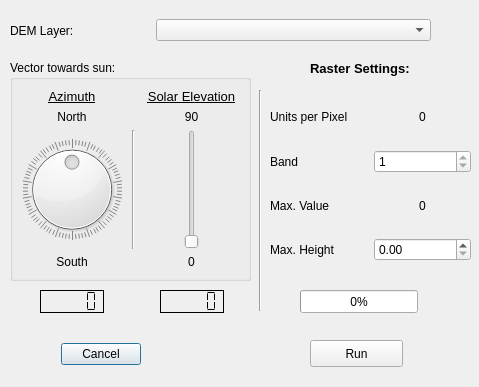
<?xml version="1.0" encoding="UTF-8"?>
<ui version="4.0">
 <class>ShadowVol</class>
 <widget class="QDialog" name="ShadowVol">
  <property name="geometry">
   <rect>
    <x>0</x>
    <y>0</y>
    <width>479</width>
    <height>387</height>
   </rect>
  </property>
  <property name="sizePolicy">
   <sizepolicy hsizetype="Preferred" vsizetype="Preferred">
    <horstretch>0</horstretch>
    <verstretch>0</verstretch>
   </sizepolicy>
  </property>
  <property name="minimumSize">
   <size>
    <width>0</width>
    <height>250</height>
   </size>
  </property>
  <property name="windowTitle">
   <string>ShadowVol</string>
  </property>
  <widget class="QWidget" name="horizontalLayoutWidget">
   <property name="geometry">
    <rect>
     <x>10</x>
     <y>10</y>
     <width>421</width>
     <height>41</height>
    </rect>
   </property>
   <layout class="QHBoxLayout" name="horizontalLayout">
    <item>
     <widget class="QLabel" name="layer_prompt">
      <property name="text">
       <string>DEM Layer:</string>
      </property>
     </widget>
    </item>
    <item>
     <widget class="QComboBox" name="comboBox">
      <property name="minimumSize">
       <size>
        <width>275</width>
        <height>0</height>
       </size>
      </property>
     </widget>
    </item>
   </layout>
  </widget>
  <widget class="QWidget" name="horizontalLayoutWidget_2">
   <property name="geometry">
    <rect>
     <x>10</x>
     <y>340</y>
     <width>181</width>
     <height>29</height>
    </rect>
   </property>
   <layout class="QHBoxLayout" name="horizontalLayout_2">
    <property name="bottomMargin">
     <number>0</number>
    </property>
    <item>
     <widget class="QDialogButtonBox" name="buttonBox">
      <property name="sizePolicy">
       <sizepolicy hsizetype="Minimum" vsizetype="Fixed">
        <horstretch>0</horstretch>
        <verstretch>0</verstretch>
       </sizepolicy>
      </property>
      <property name="layoutDirection">
       <enum>Qt::LeftToRight</enum>
      </property>
      <property name="orientation">
       <enum>Qt::Horizontal</enum>
      </property>
      <property name="standardButtons">
       <set>QDialogButtonBox::Cancel</set>
      </property>
      <property name="centerButtons">
       <bool>true</bool>
      </property>
     </widget>
    </item>
   </layout>
  </widget>
  <widget class="QGroupBox" name="groupBox">
   <property name="geometry">
    <rect>
     <x>10</x>
     <y>60</y>
     <width>241</width>
     <height>221</height>
    </rect>
   </property>
   <property name="title">
    <string>Vector towards sun:</string>
   </property>
   <layout class="QGridLayout" name="gridLayout">
    <item row="1" column="0">
     <widget class="QLabel" name="label_4">
      <property name="text">
       <string>North</string>
      </property>
      <property name="alignment">
       <set>Qt::AlignCenter</set>
      </property>
     </widget>
    </item>
    <item row="3" column="0">
     <widget class="QLabel" name="label_8">
      <property name="text">
       <string>South</string>
      </property>
      <property name="alignment">
       <set>Qt::AlignCenter</set>
      </property>
     </widget>
    </item>
    <item row="2" column="8">
     <widget class="QSlider" name="solarElevation">
      <property name="sizePolicy">
       <sizepolicy hsizetype="Expanding" vsizetype="Expanding">
        <horstretch>0</horstretch>
        <verstretch>0</verstretch>
       </sizepolicy>
      </property>
      <property name="orientation">
       <enum>Qt::Vertical</enum>
      </property>
     </widget>
    </item>
    <item row="3" column="8">
     <widget class="QLabel" name="label_9">
      <property name="text">
       <string>0</string>
      </property>
      <property name="alignment">
       <set>Qt::AlignCenter</set>
      </property>
     </widget>
    </item>
    <item row="1" column="8">
     <widget class="QLabel" name="label_6">
      <property name="text">
       <string>90</string>
      </property>
      <property name="alignment">
       <set>Qt::AlignCenter</set>
      </property>
     </widget>
    </item>
    <item row="0" column="0">
     <widget class="QLabel" name="label_10">
      <property name="text">
       <string>&lt;!DOCTYPE HTML PUBLIC &quot;-//W3C//DTD HTML 4.0//EN&quot; &quot;http://www.w3.org/TR/REC-html40/strict.dtd&quot;&gt;
&lt;html&gt;&lt;head&gt;&lt;meta name=&quot;qrichtext&quot; content=&quot;1&quot; /&gt;&lt;style type=&quot;text/css&quot;&gt;
p, li { white-space: pre-wrap; }
&lt;/style&gt;&lt;/head&gt;&lt;body style=&quot; font-family:'Sans'; font-size:10pt; font-weight:400; font-style:normal;&quot;&gt;
&lt;p style=&quot; margin-top:0px; margin-bottom:0px; margin-left:0px; margin-right:0px; -qt-block-indent:0; text-indent:0px;&quot;&gt;&lt;span style=&quot; text-decoration: underline;&quot;&gt;Azimuth&lt;/span&gt;&lt;/p&gt;&lt;/body&gt;&lt;/html&gt;</string>
      </property>
      <property name="alignment">
       <set>Qt::AlignCenter</set>
      </property>
     </widget>
    </item>
    <item row="0" column="8">
     <widget class="QLabel" name="label_11">
      <property name="text">
       <string>&lt;!DOCTYPE HTML PUBLIC &quot;-//W3C//DTD HTML 4.0//EN&quot; &quot;http://www.w3.org/TR/REC-html40/strict.dtd&quot;&gt;
&lt;html&gt;&lt;head&gt;&lt;meta name=&quot;qrichtext&quot; content=&quot;1&quot; /&gt;&lt;style type=&quot;text/css&quot;&gt;
p, li { white-space: pre-wrap; }
&lt;/style&gt;&lt;/head&gt;&lt;body style=&quot; font-family:'Sans'; font-size:10pt; font-weight:400; font-style:normal;&quot;&gt;
&lt;p style=&quot; margin-top:0px; margin-bottom:0px; margin-left:0px; margin-right:0px; -qt-block-indent:0; text-indent:0px;&quot;&gt;&lt;span style=&quot; text-decoration: underline;&quot;&gt;Solar Elevation&lt;/span&gt;&lt;/p&gt;&lt;/body&gt;&lt;/html&gt;</string>
      </property>
      <property name="textFormat">
       <enum>Qt::RichText</enum>
      </property>
      <property name="alignment">
       <set>Qt::AlignCenter</set>
      </property>
     </widget>
    </item>
    <item row="2" column="2">
     <widget class="Line" name="line_2">
      <property name="sizePolicy">
       <sizepolicy hsizetype="Fixed" vsizetype="Minimum">
        <horstretch>10</horstretch>
        <verstretch>0</verstretch>
       </sizepolicy>
      </property>
      <property name="minimumSize">
       <size>
        <width>10</width>
        <height>80</height>
       </size>
      </property>
      <property name="orientation">
       <enum>Qt::Vertical</enum>
      </property>
     </widget>
    </item>
    <item row="2" column="0">
     <widget class="QDial" name="azimuth">
      <property name="minimum">
       <number>-180</number>
      </property>
      <property name="maximum">
       <number>180</number>
      </property>
      <property name="pageStep">
       <number>10</number>
      </property>
      <property name="value">
       <number>0</number>
      </property>
      <property name="sliderPosition">
       <number>0</number>
      </property>
      <property name="orientation">
       <enum>Qt::Vertical</enum>
      </property>
      <property name="invertedAppearance">
       <bool>false</bool>
      </property>
      <property name="invertedControls">
       <bool>false</bool>
      </property>
      <property name="wrapping">
       <bool>true</bool>
      </property>
      <property name="notchesVisible">
       <bool>true</bool>
      </property>
     </widget>
    </item>
   </layout>
  </widget>
  <widget class="QLabel" name="label_2">
   <property name="geometry">
    <rect>
     <x>310</x>
     <y>60</y>
     <width>121</width>
     <height>17</height>
    </rect>
   </property>
   <property name="text">
    <string>&lt;!DOCTYPE HTML PUBLIC &quot;-//W3C//DTD HTML 4.0//EN&quot; &quot;http://www.w3.org/TR/REC-html40/strict.dtd&quot;&gt;
&lt;html&gt;&lt;head&gt;&lt;meta name=&quot;qrichtext&quot; content=&quot;1&quot; /&gt;&lt;style type=&quot;text/css&quot;&gt;
p, li { white-space: pre-wrap; }
&lt;/style&gt;&lt;/head&gt;&lt;body style=&quot; font-family:'Sans'; font-size:10pt; font-weight:400; font-style:normal;&quot;&gt;
&lt;p style=&quot; margin-top:0px; margin-bottom:0px; margin-left:0px; margin-right:0px; -qt-block-indent:0; text-indent:0px;&quot;&gt;&lt;span style=&quot; font-weight:600;&quot;&gt;Raster Settings:&lt;/span&gt;&lt;/p&gt;&lt;/body&gt;&lt;/html&gt;</string>
   </property>
   <property name="textFormat">
    <enum>Qt::RichText</enum>
   </property>
  </widget>
  <widget class="Line" name="line">
   <property name="geometry">
    <rect>
     <x>250</x>
     <y>90</y>
     <width>20</width>
     <height>221</height>
    </rect>
   </property>
   <property name="sizePolicy">
    <sizepolicy hsizetype="Fixed" vsizetype="Minimum">
     <horstretch>10</horstretch>
     <verstretch>0</verstretch>
    </sizepolicy>
   </property>
   <property name="minimumSize">
    <size>
     <width>10</width>
     <height>80</height>
    </size>
   </property>
   <property name="orientation">
    <enum>Qt::Vertical</enum>
   </property>
  </widget>
  <widget class="QWidget" name="layoutWidget">
   <property name="geometry">
    <rect>
     <x>270</x>
     <y>90</y>
     <width>201</width>
     <height>171</height>
    </rect>
   </property>
   <layout class="QGridLayout" name="gridLayout_2">
    <item row="2" column="0">
     <widget class="QLabel" name="label_3">
      <property name="text">
       <string>Band</string>
      </property>
     </widget>
    </item>
    <item row="3" column="0">
     <widget class="QLabel" name="label">
      <property name="text">
       <string>Max. Value</string>
      </property>
     </widget>
    </item>
    <item row="4" column="0">
     <widget class="QLabel" name="label_7">
      <property name="text">
       <string>Max. Height</string>
      </property>
     </widget>
    </item>
    <item row="2" column="1">
     <widget class="QSpinBox" name="spinBox_bands">
      <property name="minimum">
       <number>1</number>
      </property>
      <property name="maximum">
       <number>1</number>
      </property>
     </widget>
    </item>
    <item row="1" column="1">
     <widget class="QLabel" name="label_unitsPerPx">
      <property name="text">
       <string>0</string>
      </property>
      <property name="alignment">
       <set>Qt::AlignCenter</set>
      </property>
     </widget>
    </item>
    <item row="3" column="1">
     <widget class="QLabel" name="label_maxValue">
      <property name="text">
       <string>0</string>
      </property>
      <property name="alignment">
       <set>Qt::AlignCenter</set>
      </property>
     </widget>
    </item>
    <item row="1" column="0">
     <widget class="QLabel" name="label_5">
      <property name="text">
       <string>Units per Pixel</string>
      </property>
     </widget>
    </item>
    <item row="4" column="1">
     <widget class="QDoubleSpinBox" name="spinBox_maxHt">
      <property name="maximum">
       <double>100000.000000000000000</double>
      </property>
     </widget>
    </item>
   </layout>
  </widget>
  <widget class="QProgressBar" name="progressBar">
   <property name="geometry">
    <rect>
     <x>300</x>
     <y>290</y>
     <width>118</width>
     <height>23</height>
    </rect>
   </property>
   <property name="value">
    <number>0</number>
   </property>
  </widget>
  <widget class="QLCDNumber" name="lcdNumber">
   <property name="geometry">
    <rect>
     <x>40</x>
     <y>290</y>
     <width>64</width>
     <height>23</height>
    </rect>
   </property>
   <property name="frameShadow">
    <enum>QFrame::Plain</enum>
   </property>
   <property name="smallDecimalPoint">
    <bool>false</bool>
   </property>
   <property name="segmentStyle">
    <enum>QLCDNumber::Flat</enum>
   </property>
  </widget>
  <widget class="QLCDNumber" name="lcdNumber_2">
   <property name="geometry">
    <rect>
     <x>160</x>
     <y>290</y>
     <width>64</width>
     <height>23</height>
    </rect>
   </property>
   <property name="frameShadow">
    <enum>QFrame::Plain</enum>
   </property>
   <property name="smallDecimalPoint">
    <bool>false</bool>
   </property>
   <property name="segmentStyle">
    <enum>QLCDNumber::Flat</enum>
   </property>
  </widget>
  <widget class="QPushButton" name="runButton">
   <property name="geometry">
    <rect>
     <x>310</x>
     <y>340</y>
     <width>93</width>
     <height>27</height>
    </rect>
   </property>
   <property name="text">
    <string>Run</string>
   </property>
  </widget>
 </widget>
 <resources/>
 <connections>
  <connection>
   <sender>buttonBox</sender>
   <signal>accepted()</signal>
   <receiver>ShadowVol</receiver>
   <slot>accept()</slot>
   <hints>
    <hint type="sourcelabel">
     <x>323</x>
     <y>355</y>
    </hint>
    <hint type="destinationlabel">
     <x>157</x>
     <y>274</y>
    </hint>
   </hints>
  </connection>
  <connection>
   <sender>buttonBox</sender>
   <signal>rejected()</signal>
   <receiver>ShadowVol</receiver>
   <slot>reject()</slot>
   <hints>
    <hint type="sourcelabel">
     <x>323</x>
     <y>361</y>
    </hint>
    <hint type="destinationlabel">
     <x>286</x>
     <y>274</y>
    </hint>
   </hints>
  </connection>
  <connection>
   <sender>solarElevation</sender>
   <signal>valueChanged(int)</signal>
   <receiver>lcdNumber_2</receiver>
   <slot>display(int)</slot>
   <hints>
    <hint type="sourcelabel">
     <x>190</x>
     <y>220</y>
    </hint>
    <hint type="destinationlabel">
     <x>191</x>
     <y>293</y>
    </hint>
   </hints>
  </connection>
  <connection>
   <sender>azimuth</sender>
   <signal>valueChanged(int)</signal>
   <receiver>lcdNumber</receiver>
   <slot>display(int)</slot>
   <hints>
    <hint type="sourcelabel">
     <x>70</x>
     <y>207</y>
    </hint>
    <hint type="destinationlabel">
     <x>76</x>
     <y>303</y>
    </hint>
   </hints>
  </connection>
 </connections>
</ui>
